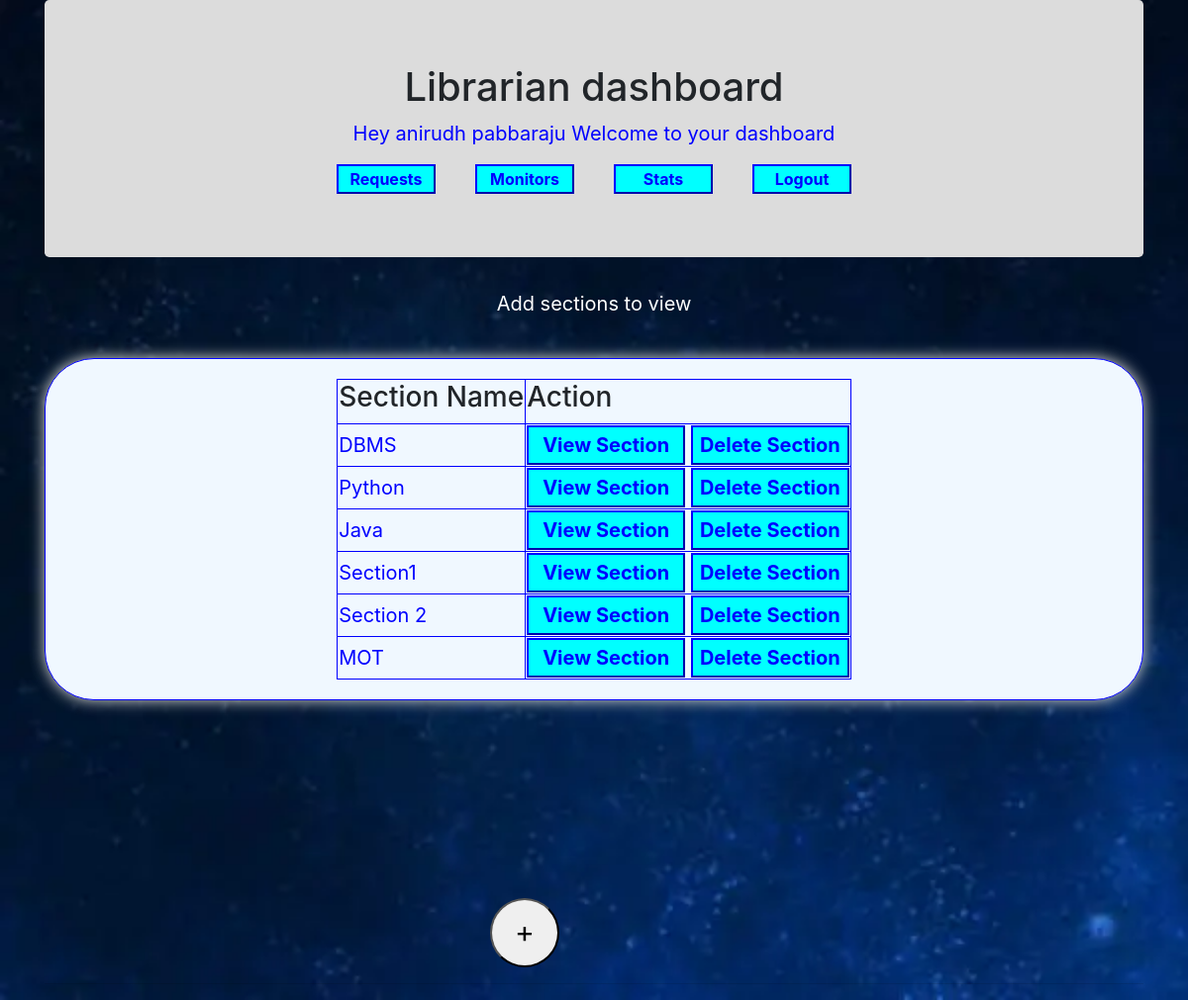
The app's page /librarian_dashboard/LID001 with its own data.
### application/models.py (models this page shows)
class section(db.Model):
    __tablename__='section'
    section_id=db.Column(db.String,primary_key=True)
    title=db.Column(db.String)
    date=db.Column(db.String)
    description=db.Column(db.String,nullable=False)
    mange_for=db.relationship("librarian",secondary="manage")

### application/librarian_controllers.py (the view)
@app.route("/librarian_dashboard/<string:lid>",methods=['GET','POST'])
def librarian_dashboard(lid):
    if request.method=='GET':
        new_lib=librarian.query.get(lid)
        S=db.session.query(section).all()
        Section=[]
        for x in S:
            dict={}
            dict["name"]=x.title
            dict["section_id"]=x.section_id
            Section.append(dict)
        return render_template("librarian_dashboard.html",message=f'Hey {new_lib.librarian_fname} {new_lib.librarian_lname} Welcome to your dashboard',id=lid,Section=Section)

### templates/librarian_dashboard.html (shortened to what this page needs)
<!DOCTYPE html>
<html lang="en">
<head>
    <link rel="stylesheet"\
    href="https://cdn.jsdelivr.net/npm/bootstrap@4.1.3/dist/css/bootstrap.min.css" \
 \
>
    <link rel="stylesheet" href="../static/CSS/librarian_dashboard.css">
</head>
<body>
    <div class="container">
        <div class="jumbotron">
            <div>
                <h1>Librarian dashboard</h1>
            </div>
            <p>{{message}}</p>
           <div class="components">
             <a href="/view_requests/{{id}}"><button id="requests">Requests</button></a>
             <a href="/view_monitors/{{id}}"><button id="requests">Monitors</button></a>
             <a href="/lib_stats/{{id}}"><button id="stats2">Stats</button></a>
             <a href="/"><button id="log">Logout</button></a>
           </div>
        </div>
        <p id="head">Add sections to view</p> <br>
        <div class="row2">
            <table class="row3" border="box" bordercolor=" dark black">
                <tr>
                    <div class="row4">
                        <th><h3>Section Name</h3></th>
                        <th><h3>Action</h3></th>
                    </div>
                </tr>
                {% for x in Section %}
                <tr>
                    <td><span>{{x["name"]}}</span></td>
                    <td colspan="2">
                        <a href="/section_page/{{id}}/{{x["section_id"]}}"><button id="add2">View Section</button></a>
                        <a href="/delete_page/{{id}}/{{x["section_id"]}}"><button id="add2">Delete Section</button></a>
                    </td>
                </tr>
                {% endfor %}
            </table>
        </div>
        <div class="add">
            <a href="/add_section/{{id}}"><button id="add">+</button></a>
        </div>
        <hr></hr>
    </div>
</body>
</html>

### static/CSS/librarian_dashboard.css (style rules this page uses)
body { background: whitesmoke; display:flex; justify-content : center; align-items: center; min-height: 100vh; min-width: 100%; background-image: url('../images/user_dash.webp'); background-repeat: no-repeat; background-size: cover; }
.jumbotron { background-color: gainsboro; align-items: center; width: auto; display: flex; flex-direction: column; }
p { text-align: center; font-size: 20px; color: blue; }
.components { display:flex; justify-content: center; gap: 40px; align-items: center; }
#log { width: 100px; color: blue; background-color: aqua; font-weight: bold; border-color: blue; }
#stats2 { width:100px; color: blue; background-color: aqua; font-weight: bold; border-color: blue; }
#requests { width:100px; color: blue; background-color:aqua; font-weight: bold; border-color: blue; }
.add { margin-left:450px; margin-top: 200px; }
#add { width: 70px; height: 70px; padding: 10px 16px; border-radius: 35px; font-size: 30px; text-align: center; }
#head { color:white; }
.components { display: flex; justify-content: space-around; }
table,th,td { border-color: blue; }
table { border-collapse: collapse; }
span { color: blue; }
.row3 { box-sizing: border-box; justify-content: center; align-items: center; display: flex; flex-direction: column; box-shadow: 0 0 15px gainsboro; background-color: aliceblue; border-radius: 50px; cursor: pointer; font-size: 20px; padding:20px; width:100%; }
.row4 { display: flex; flex-direction: column; justify-content: space-around; }
#add2 { width:160px; height: 40px; color: blue; background-color: aqua; font-weight: bold; border-color: blue; }

### records on screen
section: name "DBMS"
section: name "Python"
section: name "Java"
section: name "Section1"
section: name "Section 2"
section: name "MOT"

### other values on screen
{{ message }} "Hey anirudh pabbaraju Welcome to your dashboard"
